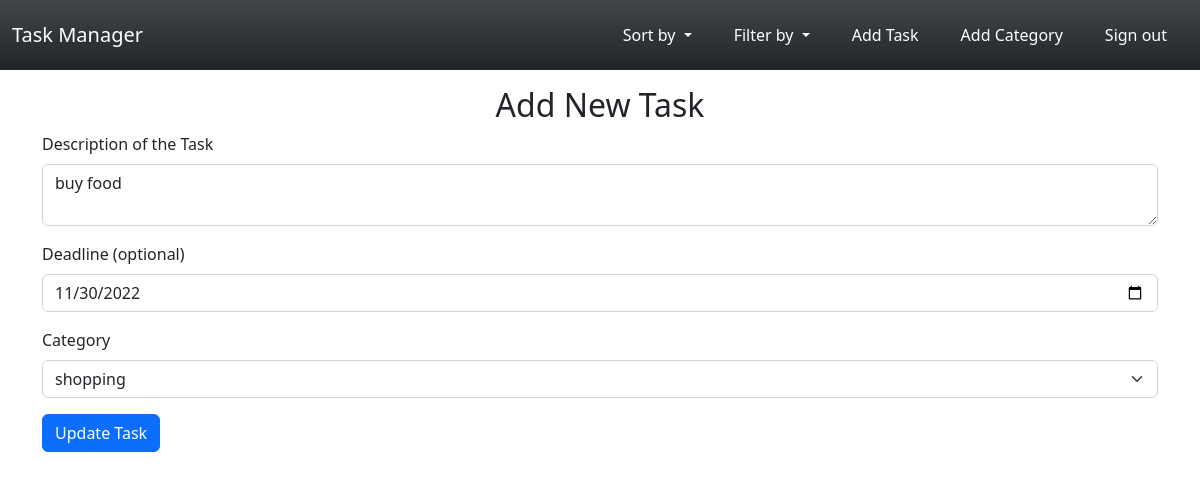
The page /update-task/13 (signed in) on the database its author committed.
### todo/models.py (models this page shows)
class ToDo(db.Model):
    id = db.Column(db.Integer, primary_key=True)
    description = db.Column(db.String(500))
    is_completed = db.Column(db.Boolean, default=False)
    create_date = db.Column(db.Date, default=datetime.date.today())
    deadline = db.Column(db.Date)
    category_id = db.Column(db.Integer, db.ForeignKey("category.id"))
    user_id = db.Column(db.Integer, db.ForeignKey("user.id"))

### todo/routes.py (the view)
@login_required
@app.route("/update-task/<int:task_id>", methods=["GET", "POST"])
def update_task(task_id):
    task = db.session.query(ToDo).get(task_id)
    form = CreateTaskForm()
    form.category.choices = get_categories(task.category)
    if request.method == "POST":
        if form.validate_on_submit():
            form.populate_obj(task)
            db.session.commit()
            flash("Task Updated!", "success")
        return redirect(url_for("home"))
    form.deadline.data = task.deadline
    form.category.data = task.category
    form.description.data = task.description
    return render_template("edit_task.html",
                           task_form=form,
                           task_id=task_id)

### todo/forms.py (shortened to what this page needs)
class CreateTaskForm(FlaskForm):
    description = TextAreaField("Description of the Task", validators=[DataRequired()])
    category = SelectField("Category", choices=get_categories(),
                           coerce=int)
    deadline = DateField("Deadline (optional)", validators=[Optional()])
    submit = SubmitField("Create Task")

### todo/forms.py (called while the page is built)
def get_categories(current=None):
    try:
        if current:
            choices = [(category.id, category.name)
                       for category in current_user.categories
                       if category.id != current.id]
            choices = [(current.id, current.name)] + choices
        else:
            choices = [(category.id, category.name)
                       for category in current_user.categories]
        choices.append((0, ""))
        return choices
    except AttributeError:
        return 0, ""

### todo/routes.py (called while the page is built)
@login_manager.user_loader
def load_user(user_id):
    user = User.query.get(user_id)
    return user

### todo/templates/edit_task.html (shortened to what this page needs)
{% extends "index.html" %}
{% block content %}
<div class="container mt-3">
    <div class="container text-center">
        <h2>Add New Task</h2>
    </div>
    <form method="POST" action="{{ url_for('update_task', task_id=task_id) }}">
        <div class="mb-3">
            {{ task_form.description.label(class="form-label") }}
            {{ task_form.description(size=20, class="form-control") }}
        </div>
        <div class="mb-3">
            {{ task_form.deadline.label(class="form-label") }}
            {{ task_form.deadline(class="form-control") }}
        </div>
        <div class="mb-3">
            {{ task_form.category.label(class="form-label") }}
            {{ task_form.category(class="form-select") }}
        </div>
        <div class="mb-3">
            {{ task_form.submit(class="btn btn-primary", value="Update Task") }}
        </div>
    </form>
</div>
{% endblock %}

### rows shown on the page
ToDo: description "buy food", deadline "11/30/2022", category "shopping"

### other values the page prints
{{ task_form.description.label(class="form-label") }} "Description of the Task"
{{ task_form.deadline.label(class="form-label") }} "Deadline (optional)"
{{ task_form.category.label(class="form-label") }} "Category"
